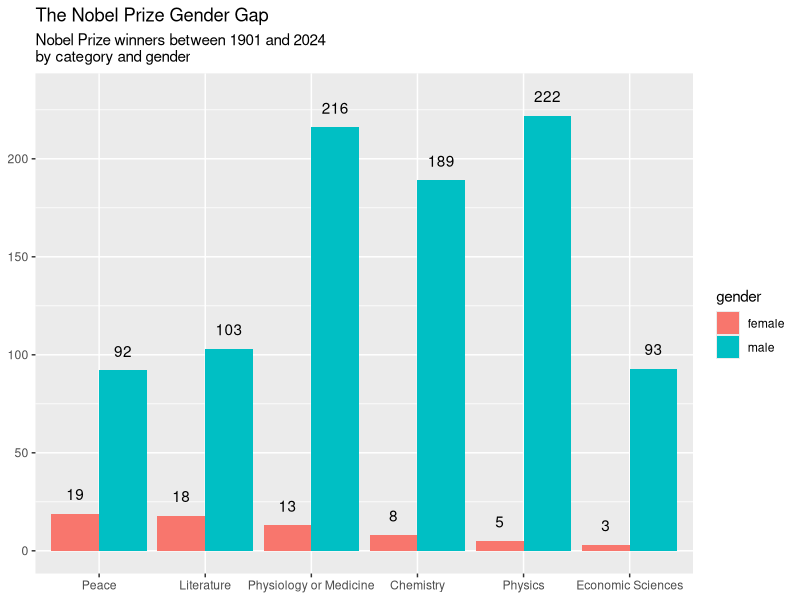

Here is the R script that generated this plot:
## ---- chunk 1
#| warning: false
#| message: false 
#| error: false


library(tidyverse)
prizes_df <- read_csv('prize_df.csv')

laureates_df <- read_csv('laureates_df.csv')

plot_df <- laureates_df |> 
  select(gender, prize_id)  |>
  left_join(prizes_df, by = 'prize_id') |> 
  filter(!is.na(gender)) |>
  group_by(gender, category) |>
  summarise(n = n()) 

reorder_by_female = plot_df |> 
  filter(gender == 'female') |>
  arrange(desc(n)) |> pull(category)

plot_df <- plot_df |> 
  mutate(category = factor(category, levels = reorder_by_female))
  
plot_df |>
  ggplot(aes(x = category, y = n, fill = gender)) + 
  geom_col(position = 'dodge') + 
  geom_text(aes(x = category, y = n + 10, label = n), position = position_dodge(0.9)) + 
  labs(title = "The Nobel Prize Gender Gap",
       subtitle = "Nobel Prize winners between 1901 and 2024\nby category and gender",
       x = NULL, y = NULL)
